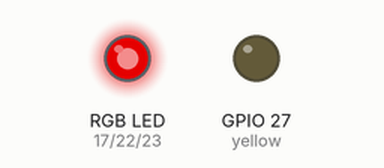
Recording of a program running on a simulated Raspberry Pi (BCM pin numbers). Shown: an RGB LED mixed from three pins (HIGH = lit), output pins drawn as LEDs (lit = HIGH). Dim RGB values are drawn brighter than linear; random numbers come from a fixed seed.

Above: at 36.7 s.
Timing chart, 0 to 40.0 s (numbered marks = the images above):
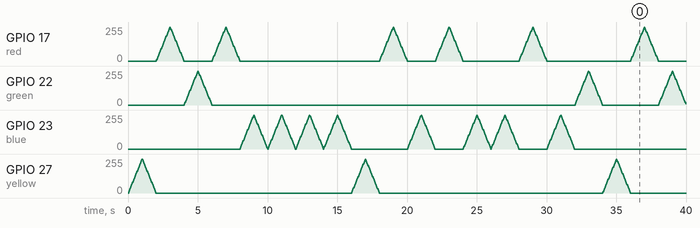

The program:

blink.py
```python
from gpiozero import PWMLED
from time import sleep
import random

red = PWMLED(17)
yellow = PWMLED(27)
green = PWMLED(22)
blue = PWMLED(23)
leds = [red, yellow, green, blue]

try:
    while True:
        led = random.choice(leds)
        led.pulse()
        sleep(2)
        led.off()
except KeyboardInterrupt:
    print("Program stopped")
    for led in leds:
        led.off()
```
